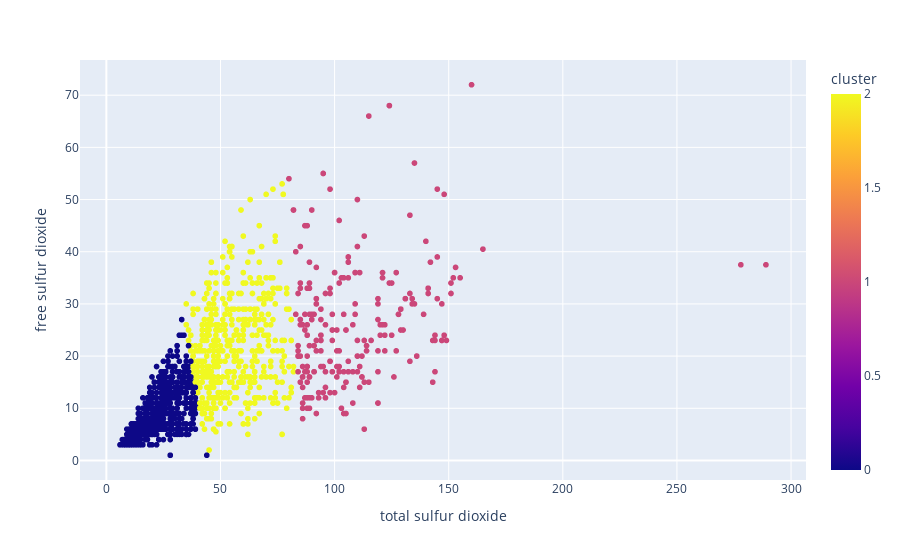

The notebook cell this image was saved under:
### Code cell
px.scatter(new_df, x='total sulfur dioxide', y='free sulfur dioxide', color='cluster')

### Figure 1 — Plotly figure (JSON) as saved in the notebook; plotly's stock layout.template omitted (floating-point values rounded to 4 significant figures; data arrays with more than 128 entries replaced by an {"elided": "..."} marker saying what was removed)
{"data": [{"hovertemplate": "total sulfur dioxide=%{x}<br>free sulfur dioxide=%{y}<br>cluster=%{marker.color}<extra></extra>", "legendgroup": "", "marker": {"color": {"elided": "1599 int values"}, "coloraxis": "coloraxis", "symbol": "circle"}, "mode": "markers", "name": "", "showlegend": false, "type": "scattergl", "x": {"elided": "1599 float values"}, "xaxis": "x", "y": {"elided": "1599 float values"}, "yaxis": "y"}], "layout": {"coloraxis": {"colorbar": {"title": {"text": "cluster"}}, "colorscale": [[0, "#0d0887"], [0.1111, "#46039f"], [0.2222, "#7201a8"], [0.3333, "#9c179e"], [0.4444, "#bd3786"], [0.5556, "#d8576b"], [0.6667, "#ed7953"], [0.7778, "#fb9f3a"], [0.8889, "#fdca26"], [1, "#f0f921"]]}, "legend": {"tracegroupgap": 0}, "margin": {"t": 60}, "xaxis": {"anchor": "y", "domain": [0, 1], "title": {"text": "total sulfur dioxide"}}, "yaxis": {"anchor": "x", "domain": [0, 1], "title": {"text": "free sulfur dioxide"}}}}
